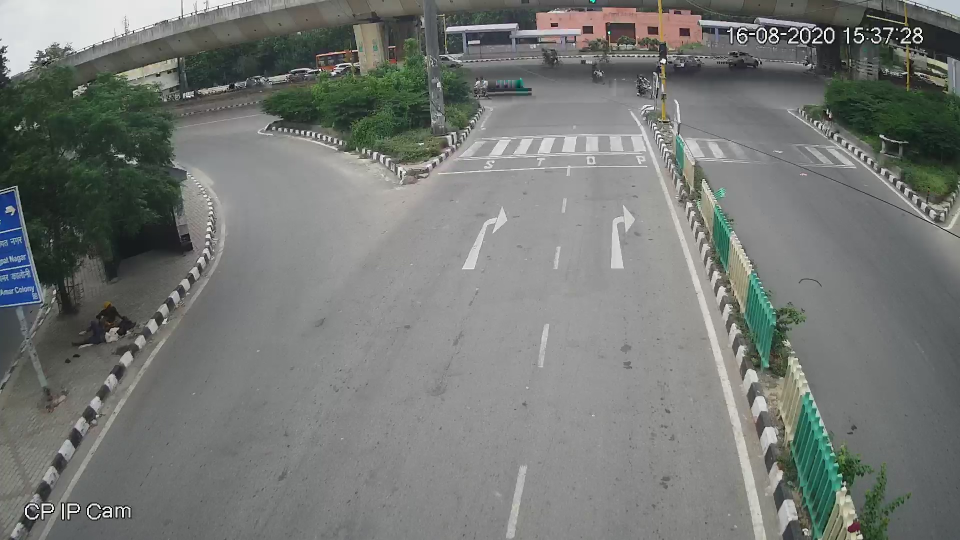
//> input picture 2019CS50421_2019CS10444_ass1_part3/code/assets/empty.jpg, 1920 x 1080 px (shown at 1/2 size)
$ ./method_2 3 3   (built with g++ and OpenCV 4)
//> lines starting //> are read from the running program, lines starting //| are printed output that depends on the picture
#include "header.hpp"

int xresol = 1;
int yresol = 1;

// [186 lines left out: functions CallBackFunc, get_quad, compare_points, sort_points, display_whiteratio_dynamic, display_whiteratio_queue and 4 more, not called in this run]
void changeResol(Mat &img1)
{
    resize(img1, img1, Size(yresol, xresol));
}
int main(int argc, char const *argv[])
{
    string image1_path = samples::findFile("../assets/empty.jpg");
    Mat img1 = imread(image1_path, IMREAD_GRAYSCALE);
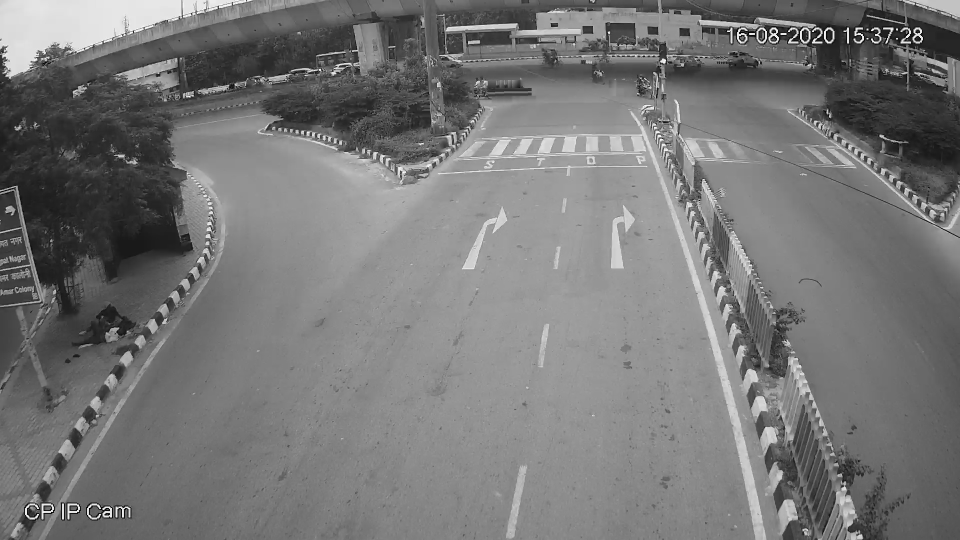
//> img1: 1080 rows x 1920 cols, CV_8UC1 (shown at 1/2 size); min 0, max 255, mean 118.8
    xresol = atoi(argv[1]);
    yresol = atoi(argv[2]);
    changeResol(img1);
//> in changeResol, `resize(img1, img1, Size(yresol, xresol));`: img1 = [[77, 76, 101], [83, 159, 135], [113, 141, 95]]
//> img1 = [[77, 76, 101], [83, 159, 135], [113, 141, 95]]
    vector<Point2f> points;
    // UNCOMMENT FROM HERE AFTER SCRIPT IS OVER
    namedWindow("Display window", WINDOW_NORMAL);
    resizeWindow("Display window", 1000, 1000);
    imshow("Display window", img1);
    cout << "Selected points are: " << endl;
    while (points.size() < 4)
    {
        setMouseCallback("Display window", CallBackFunc, &points);
        waitKey(500);
    }
    destroyWindow("Display window");
    points = sort_points(points);
    // [4 lines of commented-out code are left out]
    vector<Point2f> pts_dst;

    pts_dst.push_back(Point2f(points[0].x, points[0].y));
    pts_dst.push_back(Point2f(points[0].x, points[1].y));
    pts_dst.push_back(Point2f(points[3].x, points[1].y));
    pts_dst.push_back(Point2f(points[3].x, points[0].y));

    Mat H = findHomography(points, pts_dst);
    Rect crop_region(points[0].x, points[0].y, points[3].x - points[0].x, points[1].y - points[0].y);

    string vid_path = "../assets/trafficvideo.mp4";

    VideoCapture capture(samples::findFile(vid_path));
    int noOfFrames = capture.get(CAP_PROP_FRAME_COUNT);

    if (!capture.isOpened())
    {
        cout << "Could not open file: " << vid_path << endl;
        return 0;
    }
    Ptr<BackgroundSubtractor> obj_back;                       //create Background Subtractor object
    obj_back = createBackgroundSubtractorMOG2(1, 350, false); // (History, threshold, detech_shadows = false)
    //obj_back = createBackgroundSubtractorKNN();

    int framec = 0;

    Mat frame, fgMask, prvs, frame1, old_gray;
    vector<int> queue_y;
    vector<int> dynamic_y;
    vector<int> sparse_y;
    vector<Point2f> p0, p1;

    capture >> frame1;
    changeResol(frame1);
    warpPerspective(frame1, frame1, H, frame.size());
    frame1 = frame1(crop_region);
    cvtColor(frame1, prvs, COLOR_BGR2GRAY);
    warpPerspective(img1, img1, H, img1.size());
    // frame1 = img1;
    frame = img1(crop_region);
    //obj_back->apply(frame, fgMask, 1);
    double fps = capture.get(CAP_PROP_FPS);
    double timeOfVid = noOfFrames / fps;
    int processf = 20;
    int qPastValue = 0;
    int dPastValue = 0;
    //==================
    // Create some random colors
    vector<Scalar> colors;
    RNG rng;
    for (int i = 0; i < 1000; i++)
    {
        int r = rng.uniform(0, 256);
        int g = rng.uniform(0, 256);
        int b = rng.uniform(0, 256);
        colors.push_back(Scalar(r, g, b));
    }
    //old_frame = frame1
    cvtColor(frame1, old_gray, COLOR_BGR2GRAY);
    goodFeaturesToTrack(old_gray, p0, 1000, 0.1, 7, Mat(), 7, false, 0.04);
    // Create a mask image for drawing purposes
    //p0 -> contains corners of frame old_gray
    //100 -> Number of corners
    //0.3 -> corners with less than 0.3*best_corner_quality are rejected
    //7 -> Minimum possible Euclidean distance between the returned corners
    //Mat mask = Mat::zeros(frame1.size(), frame1.type());
    //======================
    auto start = high_resolution_clock::now();
    while (true)
    {
        capture.read(frame);

        if (frame.empty())
            break;
        changeResol(frame);
        // cout << framec << endl;
        if (framec % processf != 0)
        {
            framec++;
            queue_y.push_back(qPastValue);
            dynamic_y.push_back(dPastValue);
            continue;
        }
        framec++;
        if (framec == 999999)
        {
            break;
        }
        warpPerspective(frame, frame, H, frame.size());
        frame = frame(crop_region);
        Mat frame_new = frame.clone();
        // Display the resulting frame
        // imshow("Frame", frame);
        fgMask = img1;
        obj_back->apply(frame, fgMask, 0); //Learning rate set to 0

        //==================================================================================
        //Display white ratio in white box on top left corner for masked frames
        qPastValue = display_whiteratio_queue(fgMask, frame, queue_y, -1);
        //==================================================================================
        //vector<Point2f> good_new;
        //Mat frame_gray;
        //Mat mask = Mat::zeros(frame1.size(), frame1.type());
        //Mat img_lc = evaluate_lucas_kanade_opticalflow(frame_new, p0, p1, good_new, mask, old_gray, frame_gray, colors, sparse_y);
        //==================================================================================
        //Optical Flow Evaluation
        Mat next;
        Mat gry = evaluate_dense_opticalflow(next, prvs, frame);
        //Display white ratio in white box on top left corner for optical flow frame
        dPastValue = display_whiteratio_dynamic(gry, frame, dynamic_y, -1);

        imshow("Optical Flow", gry);
        imshow("Original Frame", frame);
        imshow("Foreground Mask", fgMask);
        // [6 lines of commented-out code are left out]
        prvs = next;
        // [5 lines of commented-out code are left out]
    }
    auto stop = high_resolution_clock::now();
    capture.release();
    auto duration = duration_cast<microseconds>(stop - start);
    cout << "Time taken by function: "
         << duration.count() / 1000000.0 << " seconds" << endl;
    freopen("../../analysis/outputs/timetaken.out", "w", stdout);
    cout << duration.count() / 1000000.0 << endl;
    write_out_queue(queue_y);
    write_out_dynamic(dynamic_y);
    destroyAllWindows();
    return 0;
}

$ run again, with 2019CS50421_2019CS10444_ass1_part3/code/assets/traffic.jpg copied over 2019CS50421_2019CS10444_ass1_part3/code/assets/empty.jpg
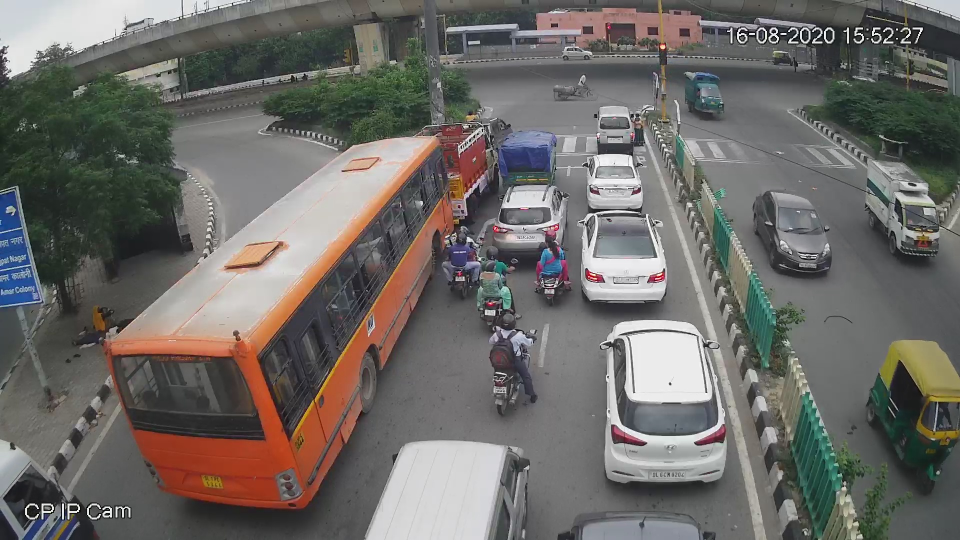
//> input picture 2019CS50421_2019CS10444_ass1_part3/code/assets/traffic.jpg, 1920 x 1080 px (shown at 1/2 size)
//> `Mat img1 = imread(image1_path, IMREAD_GRAYSCALE);`:
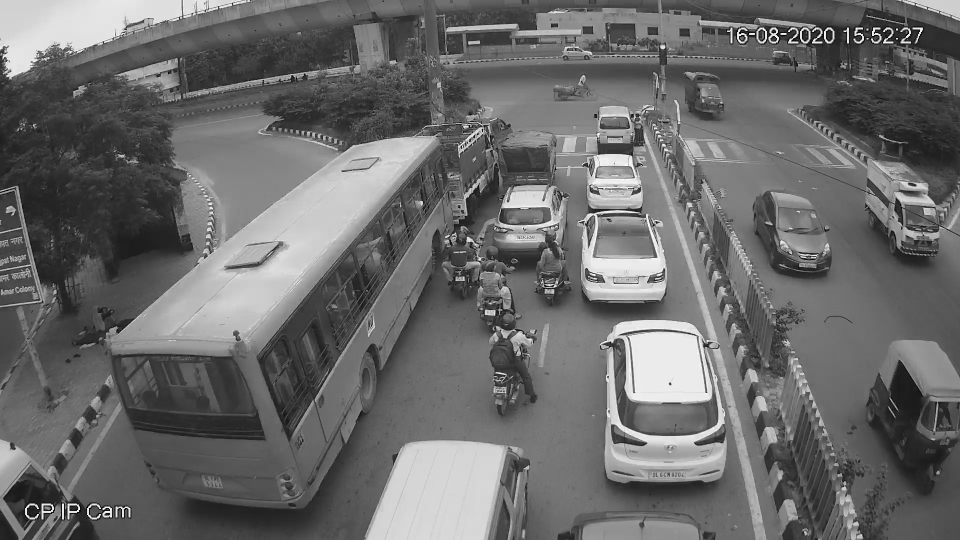
//> img1: 1080 rows x 1920 cols, CV_8UC1 (shown at 1/2 size); min 0, max 255, mean 106.6
//> in changeResol, `resize(img1, img1, Size(yresol, xresol));`: img1 = [[89, 120, 91], [88, 91, 41], [81, 211, 75]]
